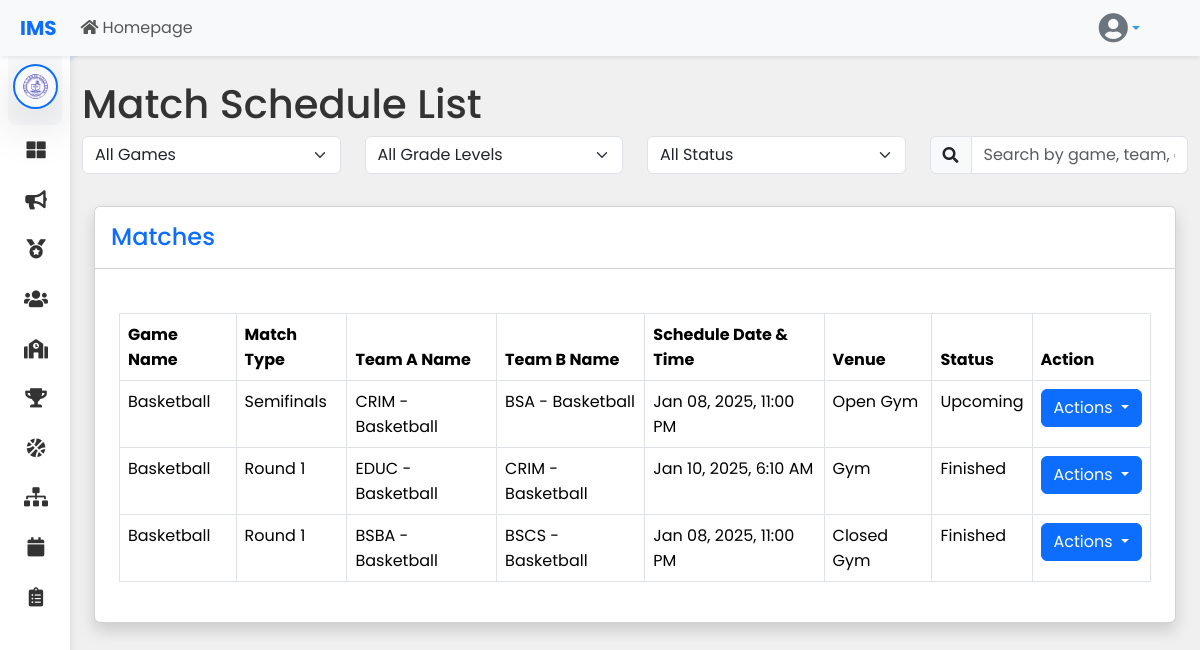
Page /livescoring/admin_match_list.php (signed in) on the committed database.
### tables this page shows
CREATE TABLE `schools` (
  `school_id` int(11) NOT NULL,
  `logo` varchar(255) DEFAULT NULL,
  `school_name` varchar(255) NOT NULL,
  `school_code` varchar(50) NOT NULL,
  `address` text DEFAULT NULL,
  `created_at` timestamp NOT NULL DEFAULT current_timestamp(),
  `updated_at` timestamp NOT NULL DEFAULT current_timestamp() ON UPDATE current_timestamp()
);

CREATE TABLE `schedules` (
  `schedule_id` int(11) NOT NULL,
  `match_id` int(11) NOT NULL,
  `schedule_date` date NOT NULL,
  `schedule_time` time NOT NULL,
  `venue` varchar(255) NOT NULL
);

CREATE TABLE `games` (
  `game_id` int(11) NOT NULL,
  `game_name` varchar(255) NOT NULL,
  `number_of_players` int(11) DEFAULT NULL,
  `category` varchar(100) DEFAULT NULL,
  `environment` enum('Indoor','Outdoor') NOT NULL,
  `created_at` timestamp NOT NULL DEFAULT current_timestamp(),
  `school_id` int(11) DEFAULT NULL
);

CREATE TABLE `teams` (
  `team_id` int(11) NOT NULL,
  `team_name` varchar(255) NOT NULL,
  `game_id` int(11) NOT NULL,
  `created_at` timestamp NOT NULL DEFAULT current_timestamp(),
  `grade_section_course_id` int(11) DEFAULT NULL,
  `wins` int(11) DEFAULT 0,
  `losses` int(11) DEFAULT 0
);

CREATE TABLE `matches` (
  `match_id` int(11) NOT NULL,
  `match_identifier` varchar(50) DEFAULT NULL,
  `bracket_id` int(11) DEFAULT NULL,
  `teamA_id` int(11) DEFAULT NULL,
  `teamB_id` int(11) DEFAULT NULL,
  `round` int(11) NOT NULL,
  `match_number` int(11) DEFAULT NULL,
  `next_match_number` int(11) DEFAULT NULL,
  `status` enum('Pending','Upcoming','Ongoing','Finished') DEFAULT 'Pending',
  `match_type` enum('regular','semifinal','final','third_place') DEFAULT 'regular'
);

### livescoring/admin_match_list.php (the view, shortened to what this page needs)
<?php
$conn = con();
$school_id = $_SESSION['school_id'];
$user_role = $_SESSION['role'];
$department_id = isset($_SESSION['department_id']) ? $_SESSION['department_id'] : null;
if ($user_role === 'Committee') {
    include '../committee/csidebar.php';
} else {
    include '../department_admin/sidebar.php';
}
include '../navbar/navbar.php';
$selected_department_id = isset($_GET['selected_department_id']) ? $_GET['selected_department_id'] : $department_id;
$searchTerm = isset($_GET['search']) ? '%' . $_GET['search'] . '%' : '%';
$sql = "
    SELECT DISTINCT
        s.schedule_id,
        m.match_id,
        g.game_id,
        g.game_name,
        tA.team_name AS teamA_name,
        tB.team_name AS teamB_name,
        s.schedule_date,
        s.schedule_time,
        s.venue,
        m.teamA_id,
        m.teamB_id,
        mr.score_teamA AS teamA_score,
        mr.score_teamB AS teamB_score,
        mr.winning_team_id,
        m.status,
        m.match_type,
        m.round,
        b.grade_level,
        b.department_id
    FROM schedules s
    JOIN matches m ON s.match_id = m.match_id
    JOIN brackets b ON m.bracket_id = b.bracket_id
    JOIN games g ON b.game_id = g.game_id
    JOIN teams tA ON m.teamA_id = tA.team_id
    JOIN teams tB ON m.teamB_id = tB.team_id
    LEFT JOIN match_results mr ON m.match_id = mr.match_id
    WHERE (g.game_name LIKE ? OR tA.team_name LIKE ? OR tB.team_name LIKE ? OR s.venue LIKE ?)
    AND tA.team_name NOT IN ('TBD', 'To Be Determined')
    AND tB.team_name NOT IN ('TBD', 'To Be Determined')
";
$params = array($searchTerm, $searchTerm, $searchTerm, $searchTerm);
$types = "ssss";
if (!empty($selected_department_id)) {
    $sql .= " AND b.department_id = ?";
    $params[] = $selected_department_id;
    $types .= "i";
}
$sql .= " AND g.school_id = ? ORDER BY
    CASE
        WHEN m.status = 'Finished' THEN 1
        ELSE 0
    END,
    CASE
        WHEN s.schedule_date < CURRENT_DATE() THEN 2
        WHEN s.schedule_date = CURRENT_DATE() AND s.schedule_time < CURRENT_TIME() THEN 1
        ELSE 0
    END,
    s.schedule_date ASC,
    s.schedule_time ASC";
$params[] = $school_id;
$types .= "i";
$stmt = $conn->prepare($sql);
$stmt->bind_param($types, ...$params);
$stmt->execute();
$result = $stmt->get_result();
?>
<!DOCTYPE html>
<html lang="en">
<head>
    <link href="https://cdn.jsdelivr.net/npm/bootstrap@5.3.3/dist/css/bootstrap.min.css" rel="stylesheet">
    <link rel="stylesheet" href="https://cdnjs.cloudflare.com/ajax/libs/font-awesome/5.15.4/css/all.min.css" />
    <link rel="stylesheet" href="../styles/committee.css">
    <link rel="stylesheet" href="../styles/dashboard.css">
</head>
<body>
    <div id="content">
        <div class="container mt-1">
            <h1>Match Schedule List</h1>
            <div class="row mb-3">
                <div class="col-md-3">
                    <select id="game_filter" name="game_id" class="form-select" onchange="applyFilters()">
                        <option value="">All Games</option>
                    </select>
                </div>
                <div class="col-md-3">
                    <select id="grade_filter" name="grade_level" class="form-select" onchange="applyFilters()">
                        <option value="">All Grade Levels</option>
                    </select>
                </div>
                <div class="col-md-3">
                    <select id="status_filter" name="status" class="form-select" onchange="applyFilters()">
                        <option value="">All Status</option>
                    </select>
                </div>
                <div class="col-md-3">
                    <div class="input-group">
                        <span class="input-group-text"><i class="fas fa-search"></i></span>
                        <input type="text" id="search_input" class="form-control" name="search"
                            placeholder="Search by game, team, or venue"
                            value="<?= isset($_GET['search']) ? htmlspecialchars($_GET['search']) : ''; ?>"
                            oninput="applyFilters()">
                    </div>
                </div>
            </div>
            <div class="container-fluid">
                <div class="row">
                    <div class="col-12">
                        <div class="card shadow mt-3">
                            <div class="card-header bg-white py-3">
                                <div class="row align-items-center">
                                    <div class="col">
                                        <h4 class="m-0 font-weight-bold text-primary">Matches</h4>
                                    </div>
                                </div>
                            </div>
                            <div class="card-body p-4">
                                <table class="table table-bordered">
                                    <thead>
                                        <tr>
                                            <th>Game Name</th>
                                            <th>Match Type</th>
                                            <th>Team A Name</th>
                                            <th>Team B Name</th>
                                            <th>Schedule Date & Time</th>
                                            <th>Venue</th>
                                            <th>Status</th>
                                            <th>Action</th>
                                        </tr>
                                    </thead>
                                    <tbody>
                                        <?php while ($row = $result->fetch_assoc()): ?>
                                            <tr>
                                                <td><?= htmlspecialchars($row['game_name']); ?></td>
                                                <td>
                                                    <?php
                                                    switch ($row['match_type']) {
                                                        case 'semifinal':
                                                            echo 'Semifinals';
                                                            break;
                                                        default:
                                                            echo "Round {$row['round']}";
                                                    }
                                                    ?>
                                                </td>
                                                <td><?= htmlspecialchars($row['teamA_name']); ?></td>
                                                <td><?= htmlspecialchars($row['teamB_name']); ?></td>
                                                <td>
                                                    <?= htmlspecialchars(date("M d, Y", strtotime($row['schedule_date'])) . ', ' . date("g:i A", strtotime($row['schedule_time']))); ?>
                                                </td>
                                                <td><?= htmlspecialchars($row['venue']); ?></td>
                                                <td><?= htmlspecialchars($row['status']); ?></td>
                                                <td>
                                                    <?php if (!empty($row['schedule_id'])): ?>
                                                        <div class="dropdown">
                                                            <button class="btn btn-primary dropdown-toggle" type="button" id="dropdownMenuButton<?= $row['schedule_id']; ?>"
                                                                data-bs-toggle="dropdown" aria-expanded="false">
                                                                Actions
                                                            </button>
                                                        </div>
                                                    <?php endif; ?>
                                                </td>
                                            </tr>
                                        <?php endwhile; ?>
                                    </tbody>
                                </table>
                            </div>
                        </div>
                    </div>
                </div>
            </div>
</body>
</html>

### department_admin/sidebar.php (shortened to what this page needs)
<?php
$school_id = $_SESSION['school_id'];
$role = $_SESSION['role'];
$conn = con();
$stmt = $conn->prepare("SELECT logo, school_name FROM schools WHERE school_id = ?");
$stmt->bind_param("i", $school_id);
$stmt->execute();
$result = $stmt->get_result();
$school = $result->fetch_assoc();
?>
<nav id="sidebar" class="mt-0 mt-sm-2 mt-md-3 mt-lg-4 mt-xl-5 overflow-auto">
    <div class="sidebar-header-logo text-center p-3 bg-light bg-gradient rounded-3 mx-2">
        <div class="d-flex justify-content-center align-items-center logo-container">
            <div class="position-relative logo-wrapper">
                <img src="../uploads/logos/<?php echo htmlspecialchars($school['logo']); ?>"
                    alt="<?php echo htmlspecialchars($school['school_name']); ?>"
                    class="img-fluid rounded-circle shadow-lg border border-2 border-primary p-2 logo-image"
                    style="max-width: 110px; height: auto; object-fit: contain;">
            </div>
        </div>
    </div>
    <ul class="list-unstyled components">
        <li class="<?php echo ($current_page == 'admindashboard') ? 'active' : ''; ?>">
            <a href="<?php echo ($role === 'School Admin') ? '../school_admin/schooladmindashboard.php' : '../department_admin/departmentadmindashboard.php'; ?>">
                <i class="fas fa-th-large"></i>
            </a>
        </li>
        <li class="<?php echo ($current_page == 'adminannouncement') ? 'active' : ''; ?>">
            <a href="../announcements/adminannouncement.php">
                <i class="fas fa-bullhorn"></i>
            </a>
        </li>
        <li class="<?php echo ($current_page == 'pointingsystem') ? 'active' : ''; ?>">
            <a href="../pointing_system/pointing_system.php">
                <i class="fas fa-medal"></i>
            </a>
        </li>
        <li class="nav-item">
            <a href="#usersSubmenu" data-bs-toggle="collapse" aria-expanded="false" class="dropdown-toggle <?php echo ($current_page == 'committeelist') ? 'active' : ''; ?>">
                <i class="fas fa-users"></i>
            </a>
        </li>
        <li class="nav-item">
            <a href="#departmentsSubmenu" data-bs-toggle="collapse" aria-expanded="false" class="dropdown-toggle <?php echo ($current_page == 'departments') ? 'active' : ''; ?>">
                <i class="fas fa-school"></i>
            </a>
        </li>
        <li class="nav-item">
            <a href="../rankings/leaderboards.php" class="<?php echo ($current_page == 'leaderboards') ? 'active' : ''; ?>">
                <i class="fas fa-trophy"></i>
            </a>
        </li>
        <li class="<?php echo ($current_page == 'games') ? 'active' : ''; ?>">
            <a href="../games/games.php">
                <i class="fas fa-basketball-ball"></i>
            </a>
        </li>
        <li class="nav-item">
    <a href="../brackets/admin_brackets.php" class="<?php echo ($current_page == 'Brackets') ? 'active' : ''; ?>">
        <i class="fas fa-sitemap"></i>
    </a>
</li>
        <li class="nav-item">
    <a href="../schedule/schedule.php" class="<?php echo ($current_page == 'schedule') ? 'active' : ''; ?>">
        <i class="fas fa-calendar"></i>
    </a>
</li>
        <li class="nav-item">
            <a href="#matchlistSubmenu" data-bs-toggle="collapse" aria-expanded="false" class="dropdown-toggle <?php echo ($current_page == 'matchlist') ? 'active' : ''; ?>">
                <i class="fas fa-clipboard-list"></i>
            </a>
        </li>
    </ul>
</nav>

### styles/committee.css (style rules this page uses)
* { margin: 0; padding: 0; outline: none; border: none; text-decoration: none; box-sizing: border-box; font-family: "Poppins", sans-serif; }
body { background: #dfe9f5 !important; }
.table { margin-top: 20px; }
.card { margin-bottom: 20px; position: relative; z-index: 1; }

### styles/dashboard.css (style rules this page uses)
:root { --primary-color: #3C99DC; --secondary-color: #23b788; --accent-color: #DE2C7C; --background-color: #f4f6f9; --sidebar-color: #2C3E50; --sidebar-hover-color: #1A252F; --text-color: #ffffff; --card-bg-color: #ffffff; --card-text-color: #333333; --sidebar-width: 250px; --sidebar-mini-width: 70px; --transition-speed: 0.3s; --body-bg: #f4f6f9; }
body { font-family: 'Poppins', sans-serif; background: var(--background-color); color: var(--card-text-color); margin: 0; padding: 0; overflow-x: hidden; }
a { color: var(--primary-color); text-decoration: none; transition: color 0.3s; }
html, body { height: 100%; margin: 0; padding: 0; overflow-x: hidden; }
#sidebar { min-width: var(--sidebar-mini-width); max-width: var(--sidebar-mini-width); position: fixed; left: 0; top: 0; z-index: 999; transition: all var(--transition-speed); background: var(--card-bg-color); box-shadow: 0 0 10px rgba(0, 0, 0, 0.1); overflow-y: auto; height: 100vh; padding-bottom: 60px; }
.logo-image { width: 45px; transition: all var(--transition-speed); }
#sidebar ul { padding: 0; margin: 0; list-style: none; }
#sidebar ul li a { padding: 0.8rem 1rem; display: flex; align-items: center; white-space: nowrap; overflow: hidden; color: var(--card-text-color); text-decoration: none; transition: all var(--transition-speed); }
#sidebar ul li a i { min-width: calc(var(--sidebar-mini-width) - 30px); text-align: center; font-size: 1.2rem; margin-right: 0.75rem; }
#content { width: calc(100% - var(--sidebar-mini-width)); margin-left: var(--sidebar-mini-width); min-height: 100vh; transition: all var(--transition-speed); position: relative; padding-top: 20px; border-top-left-radius: 10px; background-color: #f0f0f0; }

### rows in the picture
schools: logo (picture)
schedules: games.game_name "Basketball", shows "Semifinals", teams.team_name "CRIM - Basketball", teams.team_name "BSA - Basketball", schedule_date+schedule_time "Jan 08, 2025, 11:00 PM", venue "Open Gym", match.status "Upcoming"
schedules: games.game_name "Basketball", match.round "1", teams.team_name "EDUC - Basketball", teams.team_name "CRIM - Basketball", schedule_date+schedule_time "Jan 10, 2025, 6:10 AM", venue "Gym", match.status "Finished"
schedules: games.game_name "Basketball", match.round "1", teams.team_name "BSBA - Basketball", teams.team_name "BSCS - Basketball", schedule_date+schedule_time "Jan 08, 2025, 11:00 PM", venue "Closed Gym", match.status "Finished"
